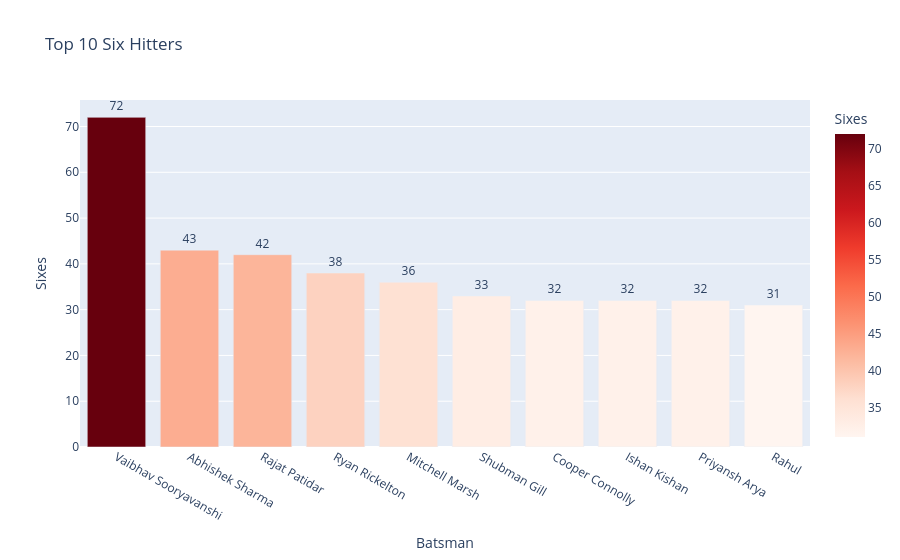

Notebook code for this chart:
### Code cell
fig2 = px.bar(
    top_six_hitters_df,
    x="Batsman",
    y="Sixes",
    title="Top 10 Six Hitters",
    text="Sixes",
    color="Sixes",
    color_continuous_scale="Reds"
)

fig2.update_traces(textposition="outside")

### Figure 1 — Plotly figure (JSON) as saved in the notebook; plotly's stock layout.template omitted (floating-point values rounded to 4 significant figures)
{"data": [{"hovertemplate": "Batsman=%{x}<br>Sixes=%{marker.color}<extra></extra>", "legendgroup": "", "marker": {"color": [72, 43, 42, 38, 36, 33, 32, 32, 32, 31], "coloraxis": "coloraxis", "pattern": {"shape": ""}}, "name": "", "orientation": "v", "showlegend": false, "text": [72.0, 43.0, 42.0, 38.0, 36.0, 33.0, 32.0, 32.0, 32.0, 31.0], "textposition": "outside", "type": "bar", "x": ["Vaibhav Sooryavanshi", "Abhishek Sharma", "Rajat Patidar", "Ryan Rickelton", "Mitchell Marsh", "Shubman Gill", "Cooper Connolly", "Ishan Kishan", "Priyansh Arya", "Rahul"], "xaxis": "x", "y": [72, 43, 42, 38, 36, 33, 32, 32, 32, 31], "yaxis": "y"}], "layout": {"barmode": "relative", "coloraxis": {"autocolorscale": false, "colorbar": {"title": {"text": "Sixes"}}, "colorscale": [[0, "rgb(255,245,240)"], [0.125, "rgb(254,224,210)"], [0.25, "rgb(252,187,161)"], [0.375, "rgb(252,146,114)"], [0.5, "rgb(251,106,74)"], [0.625, "rgb(239,59,44)"], [0.75, "rgb(203,24,29)"], [0.875, "rgb(165,15,21)"], [1, "rgb(103,0,13)"]]}, "legend": {"tracegroupgap": 0}, "title": {"text": "Top 10 Six Hitters"}, "xaxis": {"anchor": "y", "domain": [0, 1], "title": {"text": "Batsman"}}, "yaxis": {"anchor": "x", "domain": [0, 1], "title": {"text": "Sixes"}}}}
